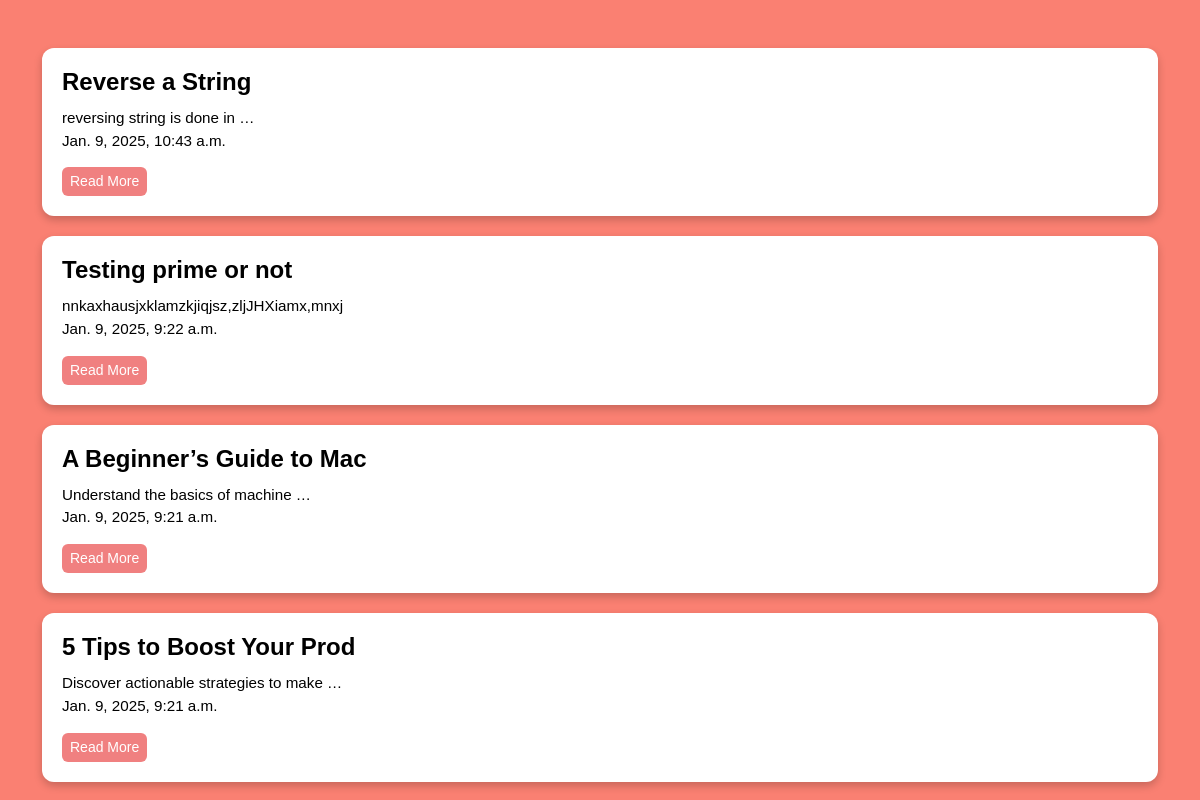
/explore, run on the app's committed database.
### blogs/models.py (models this page shows)
class Blogs(models.Model) :
    title=models.CharField(max_length=25)
    body=models.CharField(max_length=500)
    created_at=models.DateTimeField(default=datetime.now,blank=True)

### blogs/views.py (the view)
# urls.py: path('explore',views.explore,name='explore'),
def explore(request) :
    blogs=Blogs.objects.all()
    return render(request,'explore.html',{'blogs' : blogs})

### templates/explore.html (shortened to what this page needs)
{% load static %}
<!DOCTYPE html>
<html lang="en">
<head>
  <link
    href="https://cdn.jsdelivr.net/npm/bootstrap@5.3.0-alpha3/dist/css/bootstrap.min.css"
    rel="stylesheet"
  />
</head>
<body>
  <div class="container mt-5">
    {% for blog in blogs reversed %}
    <div class="blog-card">
      <h4>{{blog.title}}</h4>
      <p>{{blog.body|truncatewords:5}}</p>
      <p>{{blog.created_at}}</p>
      <a href="/post/{{post.id}}" class="btn btn-sm">Read More</a>
    </div>
    {% endfor %}
</body>
</html>

### templates/explore.html (style rules this page uses)
body { background-color: salmon; font-family: Arial, sans-serif; }
.blog-card { background-color: white; border-radius: 12px; padding: 20px; margin-bottom: 20px; box-shadow: 0 4px 8px rgba(0, 0, 0, 0.2); color: black; transition: transform 0.3s ease, background-color 0.3s ease, height 0.3s ease; }
.blog-card h4 { margin-bottom: 10px; font-weight: bold; }
.blog-card p { margin: 0; font-size: 0.95rem; }
.blog-card .btn { background-color: #f08080; color: white; border: none; border-radius: 6px; margin-top: 15px; transition: background-color 0.3s ease; }

### data on the page
Blogs: title "Reverse a String", body "reversing string is done in …", created_at "Jan. 9, 2025, 10:43 a.m."
Blogs: title "Testing prime or not", body "nnkaxhausjxklamzkjiqjsz,zljJHXiamx,mnxj", created_at "Jan. 9, 2025, 9:22 a.m."
Blogs: title "A Beginner’s Guide to Mac", body "Understand the basics of machine …", created_at "Jan. 9, 2025, 9:21 a.m."
Blogs: title "5 Tips to Boost Your Prod", body "Discover actionable strategies to make …", created_at "Jan. 9, 2025, 9:21 a.m."
